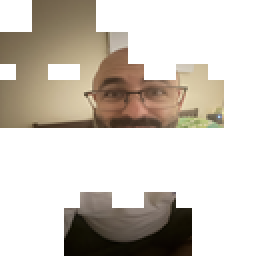
#> input picture skin.png, 128 x 128 px (shown 2 times larger)
$ python -i thumbs.py   (imports and definitions only)
#> lines starting #> are read from the running program, lines starting #| are printed output that depends on the picture
#> further down, picture is the input picture: PIL image 128x128 RGBA; mean R, G, B, A 134.2, 118.7, 97.1, 101.6
"""Thumbnails, avatars and banners for the universe site.

Hero shots are real frames: a one-beat mini episode is planned and rendered by the same Blender
scene builder as the shows (so the characters and sets match), then Pillow adds the video-site
styling (big outlined title text, channel badge, colour grade). Channel logos and banners are drawn
directly with Pillow. Output goes to universe/art/, which is committed, so building the site never
needs Blender.
"""
import json
import os
import subprocess
import tempfile

from PIL import Image, ImageChops, ImageDraw, ImageEnhance, ImageFilter, ImageFont

from . import cast, cli, plan as planner, schema

ROOT = os.path.dirname(os.path.dirname(os.path.abspath(__file__)))
ART = os.path.join(ROOT, "universe", "art")
W, H = 1280, 720
FONT_BOLD = "/usr/share/fonts/truetype/dejavu/DejaVuSans-Bold.ttf"


# [70 lines left out: functions _xy, _shot, grab_frame, capture_embed, render_still, not called in this run]


# ------------------------------------------------------------------ styling
FONT_MONO = "/usr/share/fonts/truetype/dejavu/DejaVuSansMono-Bold.ttf"
FONT_COND = "/usr/share/fonts/truetype/dejavu/DejaVuSansCondensed-Bold.ttf"
YELLOW = (255, 225, 77)


def _rgb(hexcol):
    h = hexcol.lstrip("#")
    return tuple(int(h[i:i + 2], 16) for i in (0, 2, 4))


def _font(size, path=FONT_COND):
    return ImageFont.truetype(path, size)


def _grade(img, vignette=0.55):
#> called with vignette = 0.55
    img = ImageEnhance.Color(img.convert("RGB")).enhance(1.35)
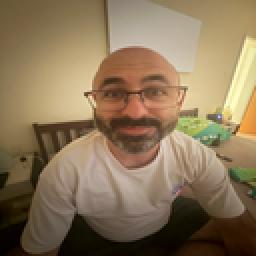
#> img: PIL image 128x128 RGB (shown 2 times larger); mean R, G, B 138.3, 117.4, 88.4
    img = ImageEnhance.Contrast(img).enhance(1.12)
    mask = Image.radial_gradient("L").resize(img.size)  # 0 centre .. 255 edge
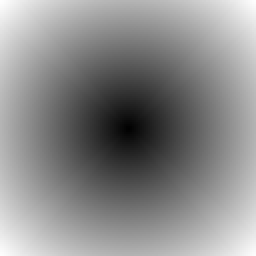
#> mask: PIL image 128x128 L (shown 2 times larger); min 1, max 254, mean 138.3
    dark = Image.new("RGB", img.size, (0, 0, 0))
#> dark: PIL image 128x128 RGB; every value is 0
    return Image.composite(dark, img, mask.point(lambda v: int(max(0, v - 120) * vignette * 2.2)))
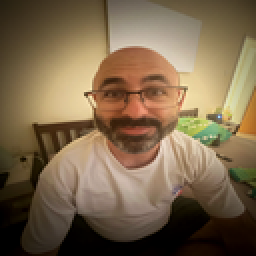
#> returned value: PIL image 128x128 RGB (shown 2 times larger); mean R, G, B 123, 102.8, 76.1


def _outlined(d, xy, text, font, fill, stroke=12, anchor="ls"):
    d.text(xy, text, font=font, fill=fill, stroke_width=stroke, stroke_fill=(0, 0, 0), anchor=anchor)


# [48 lines left out: functions _fit, logo, not called in this run]


def _paste_round(img, tile, xy):
    img.paste(tile, xy, tile)


# [89 lines left out: functions plain_keynote_bg, compose_thumb, compose_banner, compose_avatar, not called in this run]


# ------------------------------------------------------------------ the whole set
def _dark(hexcol, k=.38):
    r, g, b = _rgb(hexcol)
    return "#%02x%02x%02x" % (int(r * k), int(g * k), int(b * k))


# [67 lines left out: function build_art, not called in this run]

>>> from PIL import Image
>>> picture = Image.open('../skin.png')
>>> result = _grade(picture)
